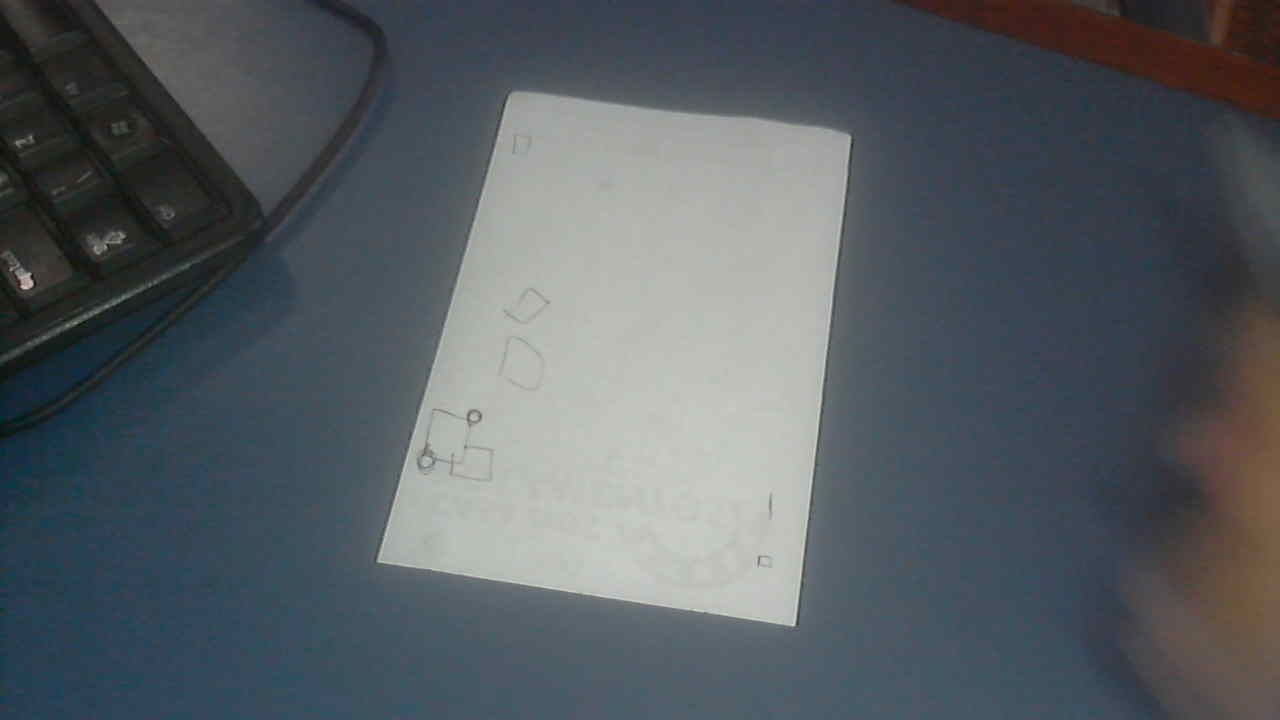
#> input picture captures/batches/batch_01/training/session_20261029_151126_089557/frame_00000374.jpg, 1280 x 720 px
$ python -i light.py   (imports and definitions only)
#> lines starting #> are read from the running program, lines starting #| are printed output that depends on the picture
#> further down, picture is the input picture: shape (720, 1280, 3); mean B, G, R 98.4, 93.2, 86.7
"""Normalização de luz, atrás de flag, sem mudar o padrão.

Problema medido (régua sintética do Senado, não chute): sombra e luz
baixa falham no portão de textura, não na geometria. A fração de branco
cai de 0,98 (base) para 0,25 (sombra) e 0,00 (luz baixa) porque o portão
usa um limiar absoluto de valor (V > 180 no HSV). Nenhum limiar do
portão muda aqui: a imagem é normalizada antes de chegar a ele.

Métodos, sem dependência nova (só numpy + OpenCV, que já existem):

- "background": estimativa de fundo por blur gaussiano largo, dividida
  pela imagem (imagem / fundo * 255). Remove gradiente de luz e sombra
  larga, porque papel e tinta são medidos contra o fundo local, não
  contra um valor absoluto. O fundo é estimado por canal, com sigma
  proporcional ao maior lado da imagem, para valer tanto no frame da
  câmera quanto na folha retificada.
- "clahe": equalização adaptativa no canal L do LAB, com limite de
  contraste. Melhora contraste local, mas sozinha NÃO resgata sombra
  nem luz baixa (medido: continuam sem detecção), porque o valor
  absoluto continua baixo. Serve como complemento, não como solução.
- "both": fundo + divisão, depois CLAHE. Foi o melhor medido: sombra
  96,43% e luz baixa 96,30% de recall, contra sem detecção com a flag
  desligada; base 96,28% e brilho 93,79%, sem queda relevante.
- "off": devolve a imagem sem tocar nela. É o padrão, e o comportamento
  atual é byte a byte idêntico com a flag desligada.

Retinex multi-escala (log(I) − log(G∗I)) foi prototipado e descartado:
resgatava a detecção, mas derrubava o recall para ~88% e transformava
brilho em blank_maybe. Não está implementado, de propósito.

Onde aplicar (ver draw/app.py): na detecção, o frame normalizado vai
para detect_sheet_with_confidence; na tinta, a folha retificada (do
frame original) é normalizada separadamente antes de extract_ink.
Normalizar duas vezes a mesma imagem seria erro: o frame normalizado
não é retificado de novo, e a folha retificada é normalizada uma vez.
"""

import cv2
import numpy as np

LIGHT_MODES = ("off", "background", "clahe", "both")

# Sigma do blur de fundo como fração do maior lado da imagem: um fundo
# tem que ser largo o bastante para não seguir a tinta, e proporcional
# para valer no frame da câmera (1600 px) e na folha (1200 px).
# O fundo é baixa frequência, então ele é estimado em resolução
# reduzida (lado maior até este teto) e reampliado: o resultado é o
# mesmo para efeito prático, e o blur largo deixa de custar segundos
# por frame em float32.
_BACKGROUND_SIGMA_FRACTION = 20.0
_BACKGROUND_MAX_SIDE = 800
# Piso do denominador da divisão, para fundo quase preto não explodir.
_BACKGROUND_EPSILON = 1.0
# CLAHE: limite de contraste e grade, os valores usuais para documento.
_CLAHE_CLIP_LIMIT = 2.0
_CLAHE_TILE_GRID = (8, 8)


# [34 lines left out: function background_division, not called in this run]


def clahe_light(image, clip_limit=_CLAHE_CLIP_LIMIT,
                tile_grid=_CLAHE_TILE_GRID):
    """Aplica CLAHE só no canal L (luminosidade) do LAB.

    Cor e saturação não mudam: só o contraste local da luminosidade.
    Sozinho não resgata sombra nem luz baixa (ver docstring do módulo),
    mas depois da divisão por fundo ele recupera contraste da tinta.
    """
#> called with clip_limit = 2, tile_grid = (8, 8)
    if image is None or image.size == 0:
        raise ValueError("clahe_light precisa de uma imagem")
    lab = cv2.cvtColor(image, cv2.COLOR_BGR2LAB)
#> lab: shape (720, 1280, 3); mean of channels 0, 1, 2 98.1, 127.1, 124.1
    lightness, a_channel, b_channel = cv2.split(lab)
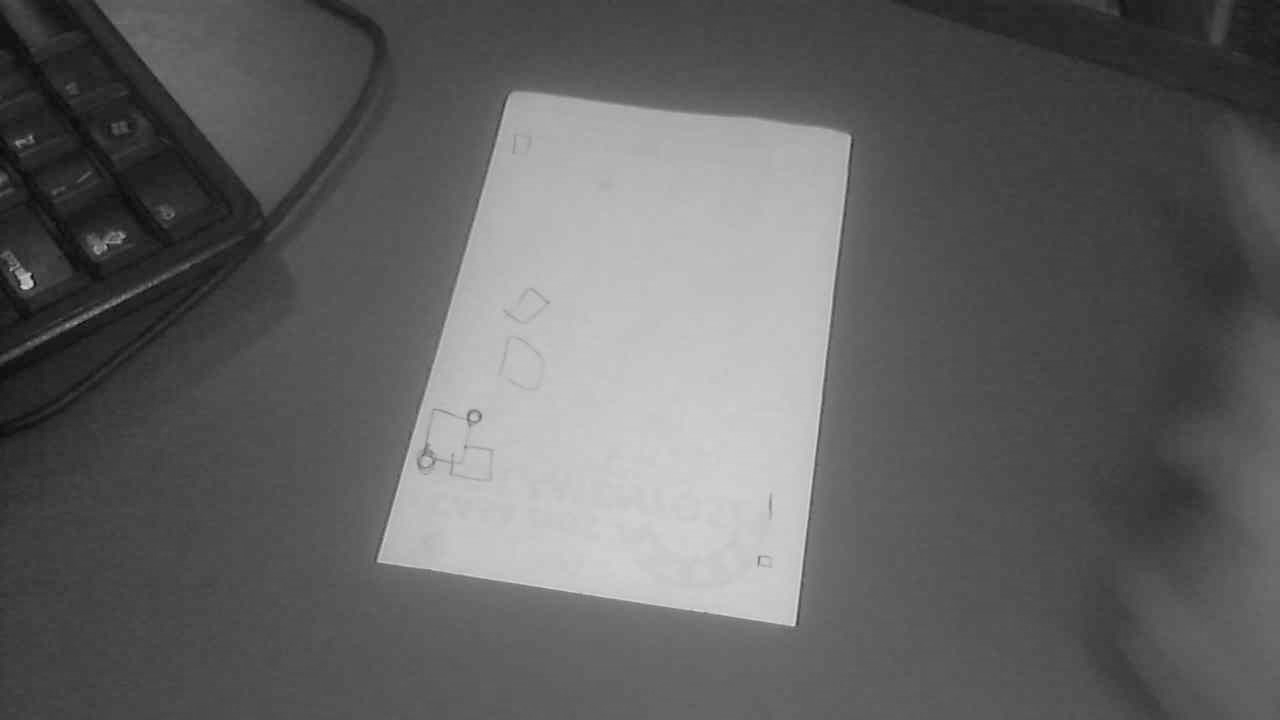
#> lightness: shape (720, 1280); min 7, max 224, mean 98.1
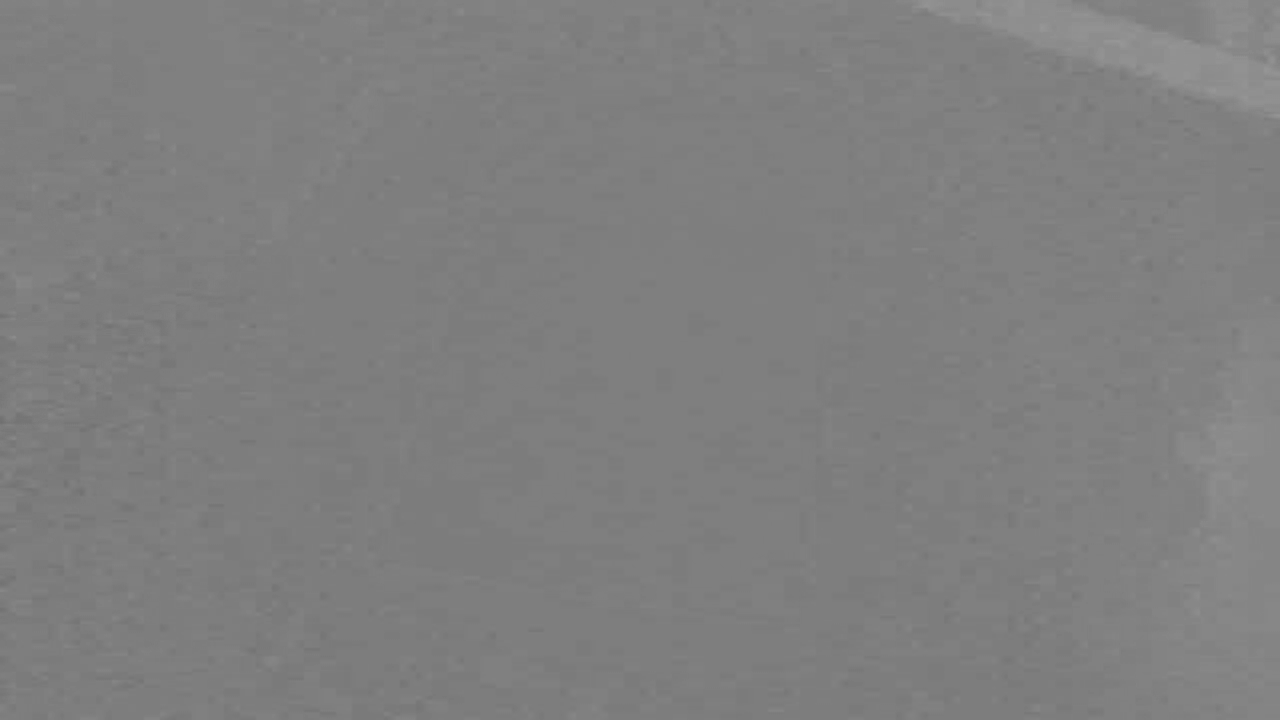
#> a_channel: shape (720, 1280); min 111, max 152, mean 127.1
    equalizer = cv2.createCLAHE(
        clipLimit=clip_limit, tileGridSize=tile_grid
    )
    merged = cv2.merge([equalizer.apply(lightness), a_channel, b_channel])
#> merged: shape (720, 1280, 3); mean of channels 0, 1, 2 108.3, 127.1, 124.1
    return cv2.cvtColor(merged, cv2.COLOR_LAB2BGR)
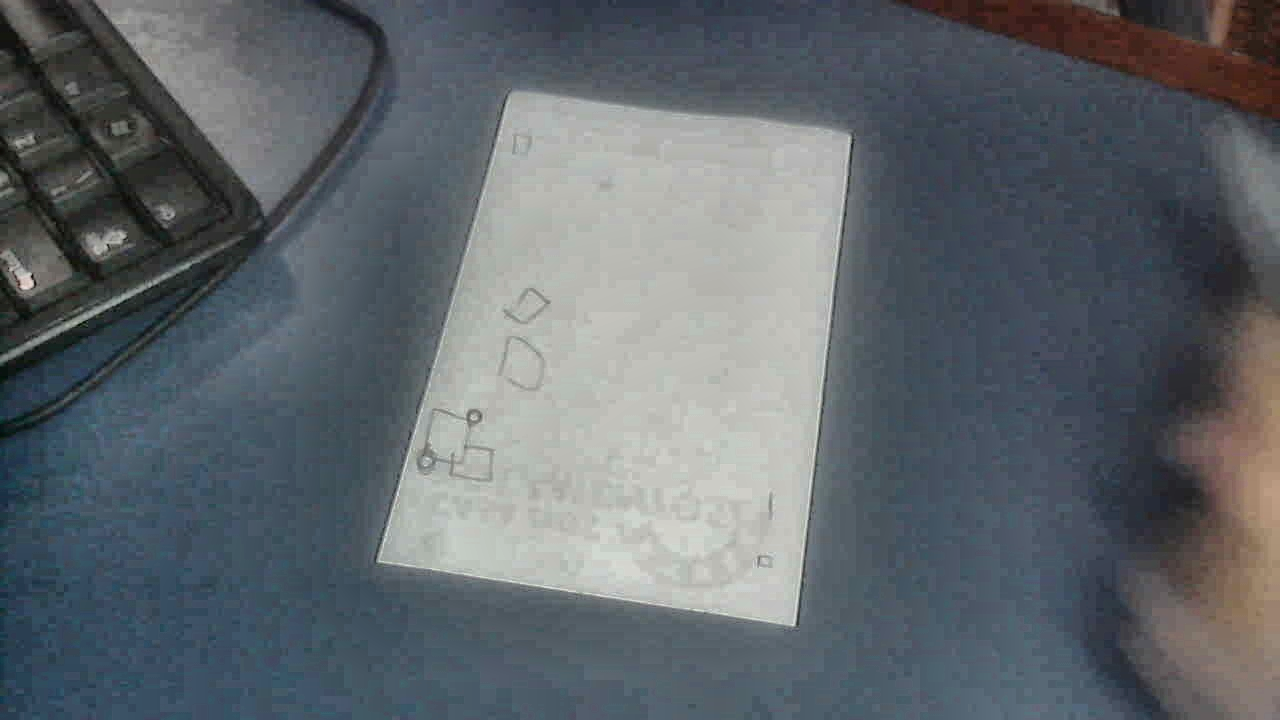
#> returned value: shape (720, 1280, 3); mean B, G, R 107.9, 102.6, 96.3


# [20 lines left out: function normalize_light, not called in this run]

>>> import cv2
>>> picture = cv2.imread('../captures/batches/batch_01/training/session_20261029_151126_089557/frame_00000374.jpg')
>>> result = clahe_light(picture)
